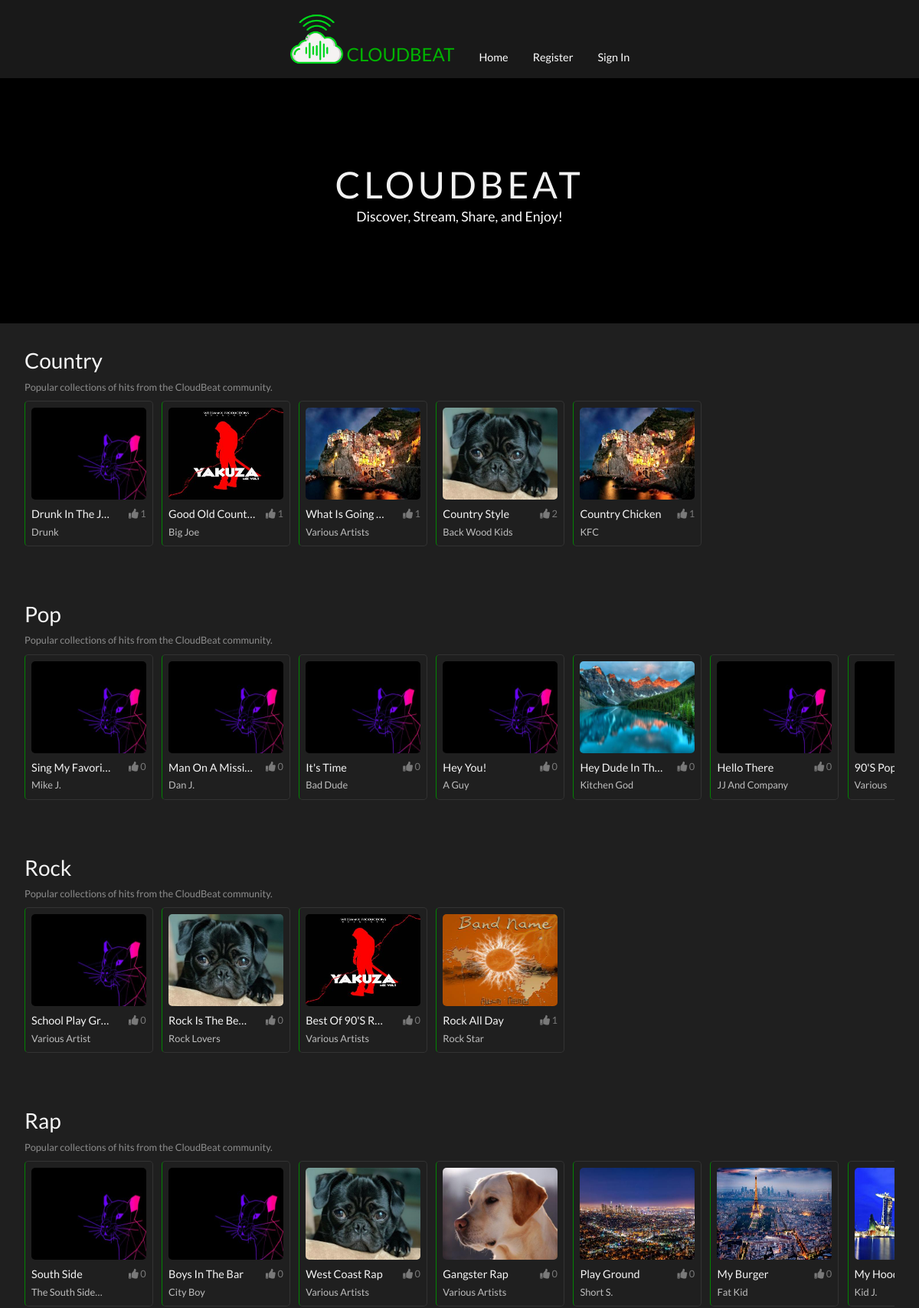
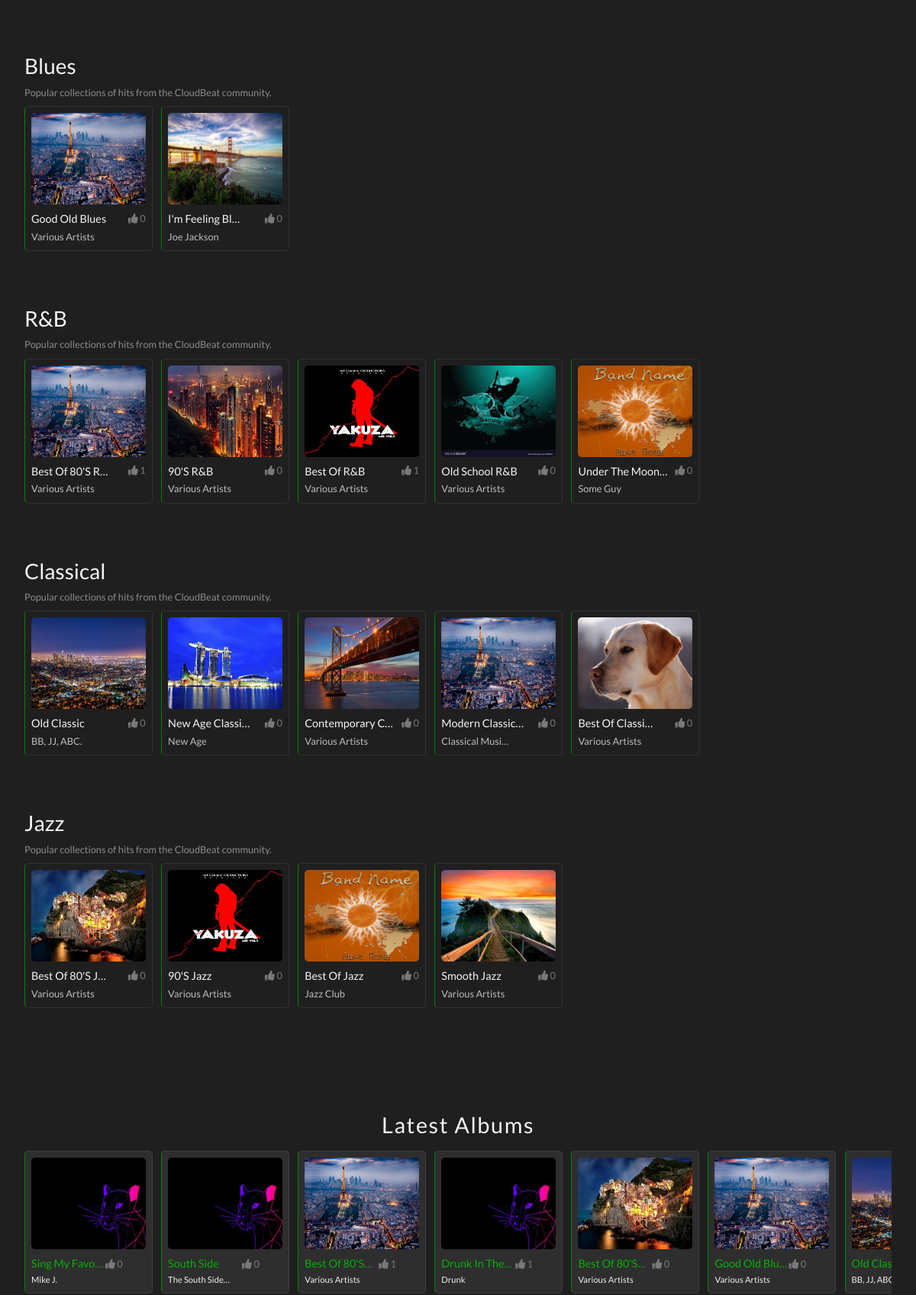
/home/ (upper part), run on the app's committed database (2 pictures, top to bottom).
### music/models.py (models this page shows, shortened)
class Album(models.Model):
    user = models.ForeignKey(User, on_delete=models.CASCADE)
    title = models.CharField(max_length=120)
    artist = models.CharField(max_length=100)
    genre = models.ForeignKey(Category, on_delete=models.CASCADE)
    date_added = models.DateTimeField(default=timezone.now)
    album_cover = models.ImageField(default='default_cover.jpg', upload_to='album_covers')
    likes = models.ManyToManyField(User, related_name="album_likes")
    class Meta:
        ordering = ["-date_added"]

### music/views.py (the view)
# urls.py: 2. Add a URL to urlpatterns:  path('', views.home, name='home')
def home(request):
    album_set = []
    albums = Album.objects.all()
    genres = Category.objects.all()
    for genre in genres:
        album_set += genre.album_set.all()[0:1]
    context = {
        'albums': albums,
        'album_set': album_set
    }
    return render(request, 'music/home.html', context)

### music/templates/music/home.html (shortened to what this page needs)
{% extends 'music/base.html' %}
{% block content %}
<div class='main-container'>
    <div class='side-window-container'>
        <h3 class="side-window-header">Latest Albums</h3>
        <div class='side-window'>
            <div class='side-window-text-container'>
                {% for album in album_set %}
                <div class="side-window-text-col">
                    <a href="{% url 'music:play_album' album.pk %}" class="side-window-play-link">
                        <img class='side-window-img' src="{{ album.album_cover.url }}" alt="Album image">
                        <small class='side-window-album-title'>{{ album.title|truncatechars:13 }}</small>
                        <small class='side-window-text'>{{ album.artist|truncatechars:15 }}</small>
                        <small class="side-window-album-thumbs-up" href="{% url 'music:album_likes' album.pk %}">
                            <i class="fas fa-thumbs-up"></i>
                            {{ album.likes.count }}
                        </small>
                    </a>
                </div>
                {% endfor %}
            </div>
        </div>
    </div>
    <div class="content-container">
        <div class='album-header-container'>
            <h3 class='album-header'>Country</h3>
            <small class="album-header-small">Popular collections of hits from the CloudBeat community.</small>
        </div>
        <div class="album-container">
            {% for album in albums %}
                {% if album.genre.name == 'Country' %}
                    <div class="album-col" title="Title: {{ album.title }}  Artist: {{ album.artist }}
                            Uploaded by: {{ album.user.username }}">
                        <a href="{% url 'music:play_album' album.pk %}" class="container-items">
                            <img class='img-size' src="{{ album.album_cover.url }}" alt="">
                            <small class="album-title">{{ album.title|truncatechars:15 }}</small>
                            <small class="album-artist">{{ album.artist|truncatechars:15 }}</small>
                            <small class="home-album-thumbs-up" href="{% url 'music:album_likes' album.pk %}">
                                <i class="fas fa-thumbs-up"></i>
                                {{ album.likes.count }}
                            </small>
                        </a>
                    </div>
                {% endif %}
            {% endfor%}
        </div>
        <div class="album-header-container">
            <h3 class='album-header'>Pop</h3>
            <small class="album-header-small">Popular collections of hits from the CloudBeat community.</small>
        </div>
        <div class="album-container">
            {% for album in albums %}
                {% if album.genre.name == 'Pop' %}
                    <div class="album-col"title="Title: {{ album.title }}  Artist: {{ album.artist }}
                            Uploaded by: {{ album.user.username }}" >
                        <a href="{% url 'music:play_album' album.pk %}" class="container-items">
                            <img class='img-size' src="{{ album.album_cover.url }}" alt="">
                            <small class="album-title">{{ album.title|truncatechars:15}}</small>
                            <small class="album-artist">{{ album.artist|truncatechars:15}}</small>
                            <small class="home-album-thumbs-up" href="{% url 'music:album_likes' album.pk %}">
                                <i class="fas fa-thumbs-up"></i>
                                {{ album.likes.count }}
                            </small>
                        </a>
                    </div>
                {% endif %}
            {% endfor %}
        </div>
        <div class="album-header-container">
            <h3 class='album-header'>Rock</h3>
            <small class="album-header-small">Popular collections of hits from the CloudBeat community.</small>
        </div>
        <div class="album-container">
            {% for album in albums %}
                {% if album.genre.name == 'Rock' %}
                    <div class="album-col" title="Title: {{ album.title }}  Artist: {{ album.artist }}
                            Uploaded by: {{ album.user.username }}">
                        <a href="{% url 'music:play_album' album.pk %}" class="container-items">
                            <img class='img-size' src="{{ album.album_cover.url }}" alt="">
                            <small class="album-title">{{ album.title|truncatechars:15 }}</small>
                            <small class="album-artist">{{ album.artist|truncatechars:15 }}</small>
                            <small class="home-album-thumbs-up" href="{% url 'music:album_likes' album.pk %}">
                                <i class="fas fa-thumbs-up"></i>
                                {{ album.likes.count }}
                            </small>
                        </a>
                    </div>
                {% endif %}
            {% endfor%}
        </div>
        <div class="album-header-container">
            <h3 class='album-header'>Rap</h3>
            <small class="album-header-small">Popular collections of hits from the CloudBeat community.</small>
        </div>
        <div class="album-container">
            {% for album in albums %}
                {% if album.genre.name == 'Rap' %}
                    <div class="album-col" title="Title: {{ album.title }}  Artist: {{ album.artist }}
                            Uploaded by: {{ album.user.username }}">
                        <a href="{% url 'music:play_album' album.pk %}" class="container-items">
                            <img class='img-size' src="{{ album.album_cover.url }}" alt="">
                            <small class="album-title">{{ album.title|truncatechars:15 }}</small>
                            <small class="album-artist">{{ album.artist|truncatechars:15 }}</small>
                            <small class="home-album-thumbs-up" href="{% url 'music:album_likes' album.pk %}">
                                <i class="fas fa-thumbs-up"></i>
                                {{ album.likes.count }}
                            </small>
                        </a>
                    </div>
                {% endif %}
            {% endfor%}
        </div>
         <div class="album-header-container">
            <h3 class='album-header'>Blues</h3>
            <small class="album-header-small">Popular collections of hits from the CloudBeat community.</small>
        </div>
        <div class="album-container">
            {% for album in albums %}
                {% if album.genre.name == 'Blues' %}
                    <div class="album-col" title="Title: {{ album.title }}  Artist: {{ album.artist }}
                            Uploaded by: {{ album.user.username }}">
                        <a href="{% url 'music:play_album' album.pk %}" class="container-items">
                            <img class='img-size' src="{{ album.album_cover.url }}" alt="">
                            <small class="album-title">{{ album.title|truncatechars:15 }}</small>
                            <small class="album-artist">{{ album.artist|truncatechars:15 }}</small>
                            <small class="home-album-thumbs-up" href="{% url 'music:album_likes' album.pk %}">
                                <i class="fas fa-thumbs-up"></i>
                                {{ album.likes.count }}
                            </small>
                        </a>
                    </div>
                {% endif %}
            {% endfor%}
        </div>
         <div class="album-header-container">
            <h3 class='album-header'>R&B</h3>
            <small class="album-header-small">Popular collections of hits from the CloudBeat community.</small>
        </div>
        <div class="album-container">
            {% for album in albums %}
                {% if album.genre.name == 'R&B' %}
                    <div class="album-col" title="Title: {{ album.title }}  Artist: {{ album.artist }}
                            Uploaded by: {{ album.user.username }}">
                        <a href="{% url 'music:play_album' album.pk %}" class="container-items">
                            <img class='img-size' src="{{ album.album_cover.url }}" alt="">
                            <small class="album-title">{{ album.title|truncatechars:15 }}</small>
                            <small class="album-artist">{{ album.artist|truncatechars:15 }}</small>
                            <small class="home-album-thumbs-up" href="{% url 'music:album_likes' album.pk %}">
                                <i class="fas fa-thumbs-up"></i>
                                {{ album.likes.count }}
                            </small>
                        </a>
                    </div>
                {% endif %}
            {% endfor%}
        </div>
        <div class="album-header-container">
            <h3 class="album-header">Classical</h3>
            <small class="album-header-small">Popular collections of hits from the CloudBeat community.</small>
        </div>
        <div class="album-container">
            {% for album in albums %}
                {% if album.genre.name == 'Classical' %}
                    <div class="album-col" title="Title: {{ album.title }}  Artist: {{ album.artist }}
                            Uploaded by: {{ album.user.username }}">
                        <a href="{% url 'music:play_album' album.pk %}" class="container-items">
                            <img class='img-size' src="{{ album.album_cover.url }}" alt="">
                            <small class="album-title">{{ album.title|truncatechars:15 }}</small>
                            <small class="album-artist">{{ album.artist|truncatechars:15 }}</small>
                            <small class="home-album-thumbs-up" href="{% url 'music:album_likes' album.pk %}">
                                <i class="fas fa-thumbs-up"></i>
                                {{ album.likes.count }}
                            </small>
                        </a>
                    </div>
                {% endif %}
            {% endfor%}
        </div>
        <div class="album-header-container">
            <h3 class="album-header">Jazz</h3>
            <small class="album-header-small">Popular collections of hits from the CloudBeat community.</small>
        </div>
        <div class="album-container">
            {% for album in albums %}
                {% if album.genre.name == 'Jazz' %}
                    <div class="album-col" title="Title: {{ album.title }}  Artist: {{ album.artist }}
                            Uploaded by: {{ album.user.username }}">
                        <a href="{% url 'music:play_album' album.pk %}" class="container-items">
                            <img class='img-size' src="{{ album.album_cover.url }}" alt="">
                            <small class="album-title">{{ album.title|truncatechars:15 }}</small>
                            <small class="album-artist">{{ album.artist|truncatechars:15 }}</small>
                            <small class="home-album-thumbs-up" href="{% url 'music:album_likes' album.pk %}">
                                <i class="fas fa-thumbs-up"></i>
                                {{ album.likes.count }}
                            </small>
                        </a>
                    </div>
                {% endif %}
            {% endfor%}
        </div>
    </div>
</div>
{% endblock content %}

### music/templates/music/base.html (shortened to what this page needs)
{% load static %}
<!DOCTYPE html>
<html lang="en">
  <head>
    <link rel="stylesheet" href="https://cdn.jsdelivr.net/npm/bootstrap@4.5.3/dist/css/bootstrap.min.css">
    <link rel="stylesheet" href="https://cdnjs.cloudflare.com/ajax/libs/font-awesome/5.15.1/css/all.min.css" />
    <link rel="stylesheet" type="text/css" href="{% static 'music/style.css' %}">
  </head>
  <body>
    <header>
        {% block navbar%}
            {% include 'music/navbar.html' %}
        {% endblock navbar%}
    </header>
    <main>
        {% block image%}
        <div class="fixed-img" style="position: relative;">
            <div class="fixed-img-background-color">
                <h1 class="big-title">CloudBeat</h1>
                <p class="big-title-para">Discover, Stream, Share, and Enjoy!</p>
            </div>
        </div>
        {% endblock image%}
        {% block content %}
        {% endblock content %}
    </main>
  </body>
</html>

### music/templates/music/navbar.html (shortened to what this page needs)
{% load static %}
  <div class="nav-container">
      <nav class="nav-bar-container">
          <div class="brand-name">
              <a class="brand" href="{% url 'music:home' %}">
                <img src="{% static 'music/cloud.png' %}" width="70px" alt="">
                <h5 class="brand-title">CloudBeat</h5>
              </a>
          </div>
          <div class="nav-items">
            {% if user.is_authenticated %}
              <a href="{% url 'music:home' %}" class="nav-item">home</a>
              <a href="{% url 'music:my_albums' user.pk %}" class="nav-item">my album</a>
              <a href="{% url 'music:create_album' %}" class="nav-item">new album</a>
              <a href="{% url 'users:profile' user.pk %}" class="nav-item">profile</a>
              <a href="{% url 'users:logout' %}" class="nav-item">sign out</a>
            {% else %}
              <a href="{% url 'music:home' %}" class="nav-item">home</a>
              <a href="{% url 'users:register' %}" class="nav-item">register</a>
              <a href="{% url 'users:login' %}" class="nav-item">sign in</a>
            {% endif %}
          </div>
      </nav>
  </div>

### data on the page
Album: album_cover (placeholder picture), title "Sing My Favo…", artist "Mike J.", likes.count "0", title "Sing My Favori…"
Album: album_cover (placeholder picture), title "South Side", artist "The South Side…", likes.count "0"
Album: album_cover (picture), title "Best Of 80's…", artist "Various Artists", likes.count "1", title "Best Of 80's R…"
Album: album_cover (placeholder picture), title "Drunk In The…", artist "Drunk", likes.count "1", title "Drunk In The J…"
Album: album_cover (picture), title "Best Of 80's…", artist "Various Artists", likes.count "0", title "Best Of 80's J…"
Album: album_cover (picture), title "Good Old Blu…", artist "Various Artists", likes.count "0", title "Good Old Blues"
Album: album_cover (picture), title "Old…", artist "BB, JJ,…", title "Old Classic", artist "BB, JJ, ABC.", likes.count "0"
Album: album_cover (picture), title "Good Old Count…", artist "Big Joe", likes.count "1"
Album: album_cover (picture), title "What Is Going …", artist "Various Artists", likes.count "1"
Album: album_cover (picture), title "Country Style", artist "Back Wood Kids", likes.count "2"
Album: album_cover (picture), title "Country Chicken", artist "KFC", likes.count "1"
Album: album_cover (placeholder picture), title "Man On A Missi…", artist "Dan J.", likes.count "0"
Album: album_cover (placeholder picture), title "It's Time", artist "Bad Dude", likes.count "0"
Album: album_cover (placeholder picture), title "Hey You!", artist "A Guy", likes.count "0"
Album: album_cover (picture), title "Hey Dude In Th…", artist "Kitchen God", likes.count "0"
Album: album_cover (placeholder picture), title "Hello There", artist "JJ And Company", likes.count "0"
Album: album_cover (placeholder picture), title "90's…", artist "Various"
Album: album_cover (placeholder picture), title "School Play Gr…", artist "Various Artist", likes.count "0"
Album: album_cover (picture), title "Rock Is The Be…", artist "Rock Lovers", likes.count "0"
Album: album_cover (picture), title "Best Of 90's R…", artist "Various Artists", likes.count "0"
Album: album_cover (picture), title "Rock All Day", artist "Rock Star", likes.count "1"
Album: album_cover (placeholder picture), title "Boys In The Bar", artist "City Boy", likes.count "0"
Album: album_cover (picture), title "West Coast Rap", artist "Various Artists", likes.count "0"
Album: album_cover (picture), title "Gangster Rap", artist "Various Artists", likes.count "0"
Album: album_cover (picture), title "Play Ground", artist "Short S.", likes.count "0"
Album: album_cover (picture), title "My Burger", artist "Fat Kid", likes.count "0"
Album: album_cover (picture), title "My…", artist "Kid J."
Album: album_cover (picture), title "I'm Feeling Bl…", artist "Joe Jackson", likes.count "0"
Album: album_cover (picture), title "90's R&B", artist "Various Artists", likes.count "0"
Album: album_cover (picture), title "Best Of R&B", artist "Various Artists", likes.count "1"
Album: album_cover (picture), title "Old School R&B", artist "Various Artists", likes.count "0"
Album: album_cover (picture), title "Under The Moon…", artist "Some Guy", likes.count "0"
Album: album_cover (picture), title "New Age Classi…", artist "New Age", likes.count "0"
Album: album_cover (picture), title "Contemporary C…", artist "Various Artists", likes.count "0"
Album: album_cover (picture), title "Modern Classic…", artist "Classical Musi…", likes.count "0"
Album: album_cover (picture), title "Best Of Classi…", artist "Various Artists", likes.count "0"
Album: album_cover (picture), title "90's Jazz", artist "Various Artists", likes.count "0"
Album: album_cover (picture), title "Best Of Jazz", artist "Jazz Club", likes.count "0"
Album: album_cover (picture), title "Smooth Jazz", artist "Various Artists", likes.count "0"
